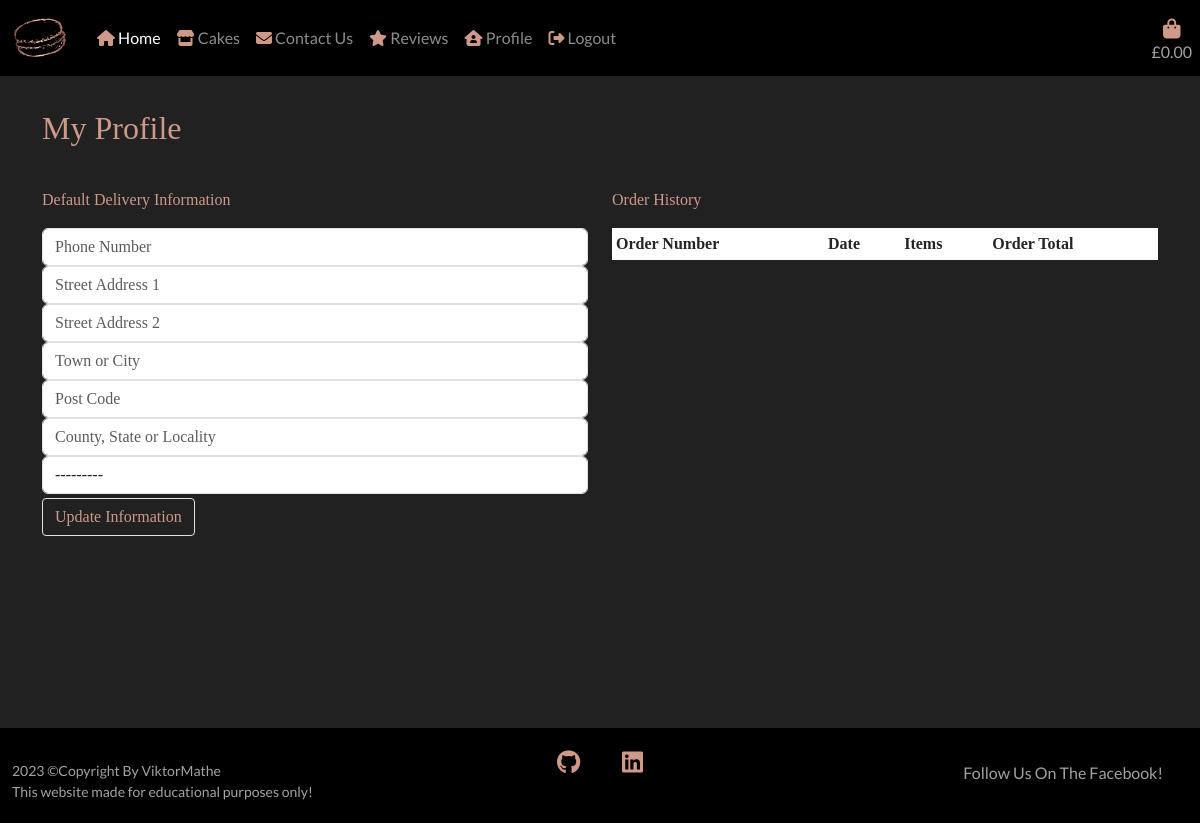
/profile/ (signed in), run on an earlier commit of the app's database.
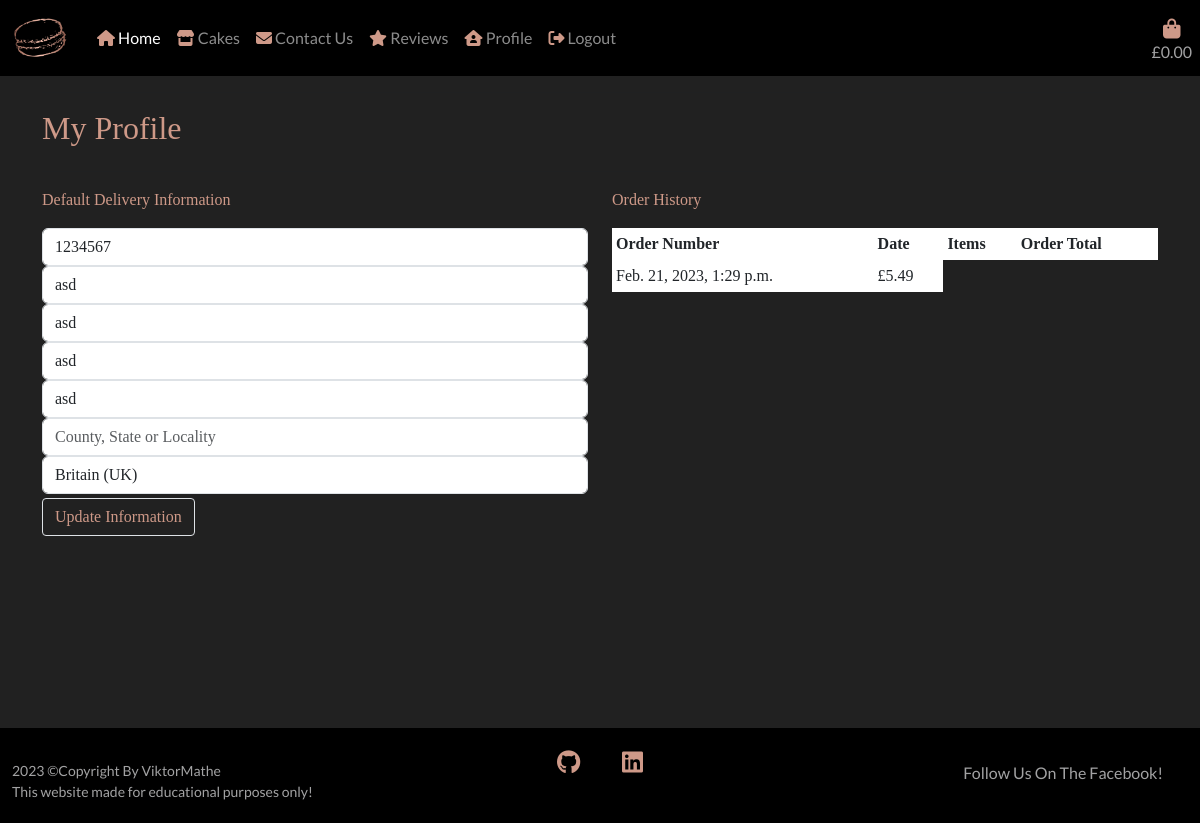
And on a later commit of the database.
### profiles/models.py (models this page shows, shortened)
class Profile(models.Model):
    user = models.OneToOneField(User, on_delete=models.CASCADE)
    default_phone_number = models.CharField(
        max_length=20, null=True, blank=True)
    default_address_1 = models.CharField(
        max_length=80, null=True, blank=True)
    default_address_2 = models.CharField(
        max_length=80, null=True, blank=True)
    default_city = models.CharField(
        max_length=40, null=True, blank=True)
    default_post_code = models.CharField(max_length=20, null=True, blank=True)
    default_county = models.CharField(max_length=80, null=True, blank=True)
    default_country = CountryField(
        blank_label='Country', null=True, blank=True)

### checkout/models.py (models this page shows, shortened)
class Checkout(models.Model):
    order_number = models.CharField(max_length=32, editable=False, null=False)
    full_name = models.CharField(max_length=64, blank=False, null=False)
    email_address = models.EmailField(max_length=254, blank=False, null=False)
    phone_number = models.CharField(max_length=24, blank=False, null=False)
    city = models.CharField(max_length=50, blank=False, null=False)
    address_1 = models.CharField(max_length=100, blank=False, null=False)
    address_2 = models.CharField(max_length=100, blank=True, null=True)
    county = models.CharField(max_length=50, blank=True, null=True)
    post_code = models.CharField(max_length=50, blank=False, null=False)
    country = CountryField(
        blank_label='Country *', blank=False, null=False)
    date = models.DateTimeField(auto_now_add=True)
    bag_total = models.DecimalField(
        max_digits=10, decimal_places=2, default=0, null=False)
    delivery = models.DecimalField(
        max_digits=6, decimal_places=2, default=0, null=False)
    order_total = models.DecimalField(
        max_digits=10, decimal_places=2, default=0, null=False)
    stripe_pid = models.CharField(
        max_length=254, blank=False, null=False, default='')
    profile = models.ForeignKey(
        Profile, on_delete=models.SET_NULL,
        null=True, blank=True, related_name='orders')

### profiles/views.py (the view)
# urls.py: path('', views.profile, name='profile'),
@login_required
def profile(request):
    profile = get_object_or_404(Profile, user=request.user)
    if request.method == 'POST':
        form = ProfileForm(request.POST, instance=profile)
        if form.is_valid():
            form.save()
            messages.success(
                request, 'Your profile information has been updated!')
    else:
        form = ProfileForm(instance=profile)
    orders = profile.orders.all()
    template = 'profile.html'
    context = {
        'form': form,
        'orders': orders,
        'on_profile_page': True
    }
    return render(request, template, context)

### profiles/forms.py
class ProfileForm(forms.ModelForm):
    class Meta:
        model = Profile
        exclude = ('user',)
    def __init__(self, *args, **kwargs):
        super().__init__(*args, **kwargs)
        placeholders = {
            'default_phone_number': 'Phone Number',
            'default_address_1': 'Street Address 1',
            'default_address_2': 'Street Address 2',
            'default_city': 'Town or City',
            'default_post_code': 'Post Code',
            'default_county': 'County, State or Locality',
        }
        self.fields['default_phone_number'].widget.attrs['autofocus'] = True
        for field in self.fields:
            if field != 'default_country':
                if self.fields[field].required:
                    placeholder = f'{placeholders[field]} *'
                else:
                    placeholder = placeholders[field]
                self.fields[field].widget.attrs['placeholder'] = placeholder
            self.fields[field].label = False

### bag/context.py (called while the page is built, shortened)
def bag_contents(request):
    bag_contents = []
    total = 0
    cake_count = 0
    bag = request.session.get('bag', {})
    if total < settings.FREE_DELIVERY:
        delivery_fee = total * Decimal(settings.DELIVERY_PERCENTAGE/100)
        free_delivery_delta = settings.FREE_DELIVERY - total
    else:
        delivery_fee = 0
        free_delivery_delta = 0
    order_total = delivery_fee + total
    context = {
        'bag_contents': bag_contents,
        'total': total,
        'cake_count': cake_count,
        'delivery_fee': delivery_fee,
        'free_delivery': settings.FREE_DELIVERY,
        'free_delivery_delta': free_delivery_delta,
        'order_total': order_total,
    }
    return context

### profiles/templates/profile.html (shortened to what this page needs)
{% extends "base.html" %}
{% load static %}
{% block content %}
    <div class="remove-bg"></div>
    <div class="container">
        <div class="row">
            <div class="col">
                <hr>
                <h2 class="text mb-4">My Profile</h2>
                <hr>
            </div>
        </div>
        <div class="row">
            <div class="col-12 col-lg-6">
                <p class="text">Default Delivery Information</p>
                <form class="mt-3 profile-update-form text" action="{% url 'profile' %}" method="POST" id="profile-update-form">
                    {{ form|crispy }}
                    <button class="btn rounded-1 text float-right border mt-1">Update Information</button>
                </form>
            </div>
            <div class="col-12 col-lg-6">
                <p class="text">Order History</p>
                <div class="order-history table-responsive text">
                    <table class="table text table-sm table-borderless">
                        <thead>
                            <tr>
                                <th>Order Number</th>
                                <th>Date</th>
                                <th>Items</th>
                                <th>Order Total</th>
                            </tr>
                        </thead>
                        <tbody>
                            {% for order in orders %}
                                <tr>
                                    <td>
                                        {{ order.date }}
                                    </td>
                                    <td>
                                        £{{ order.order_total }}
                                    </td>
                                </tr>
                            {% endfor %}
                        </tbody>
                    </table>
                </div>
            </div>
        </div>
{% endblock %}

### templates/base.html (shortened to what this page needs)
{% load static %}
<!doctype html>
<html lang="en">
<head>
  <link rel="stylesheet" href="https://cdn.jsdelivr.net/npm/bootstrap@5.3.0-alpha1/dist/css/bootstrap.min.css">
  <link rel="stylesheet" href="{% static 'css/base.css' %}">
</head>
<body>
  <header>
    <div class="container-fluid">
      <div class="row">
        <nav class="col p-2 navbar navbar-expand-lg bg-black" data-bs-theme="dark">
          <a class="navbar-brand d-none d-lg-flex" href="{% url 'home' %}">
            <img src="{{MEDIA_URL}}/nav-logo.png" alt="Logo" width="65" height="50">
          </a>
          <div class="collapse navbar-collapse" id="navbarSupportedContent">
            <div class="navbar-nav me-auto mb-2 mb-lg-0">
              <div class="nav-item">
                <a class="nav-link active" aria-current="page" href="{% url 'home' %}">
                  <i class="text fa-solid fa-house"></i>
                  Home
                </a>
              </div>
              <div class="nav-item">
                <a class="nav-link" href="{% url 'cakes' %}">
                  <i class=" text fa-solid fa-store"></i>
                  Cakes
                </a>
              </div>
              <div>
                <a class="nav-link" href="{% url 'contact_us' %}">
                  <i class="text fa-solid fa-envelope"></i>
                  Contact Us
                </a>
              </div>
              <div>
                <a class="nav-link" href="{% url 'reviews' %}">
                  <i class="text fa-solid fa-star"></i>
                  Reviews
                </a>
              </div>
              {% if request.user.is_authenticated %}
              <div>
                <a class="nav-link" href="{% url 'profile' %}">
                  <i class="text fa-solid fa-house-user"></i>
                  Profile
                </a>
              </div>
              <div>
                <a class="nav-link" href="{% url 'account_logout' %}">
                  <i class="text fa-solid fa-right-from-bracket"></i>
                  Logout</a>
              {% endif %}
            </div>
          </div>
        </nav>
      </div>
      <div class="position-absolute end-0 top-0 mt-lg-2 p-2 nav-item shopping-bag">
        <a class="{% if total %}font-weight-bold{% else %} {% endif %} nav-link" href="{% url 'bag_view' %}">
          <div class="text-center">
            <i class="text fas fa-bag-shopping fa-lg"></i>
            <p class="silver-text">
              {% if total %}
              £{{ total|floatformat:2 }}
              {% else %}
              £0.00
              {% endif %}
            </p>
          </div>
        </a>
      </div>
    </div>
  </header>
  <main>
    {% block content %}
    {% endblock %}
  </main>
  <div class="container-fluid mt-3 bg-black">
    <div class="row footer">
      <div class="col pt-3">
        <small class="silver-text float-start mt-3">2023 &copy;Copyright By ViktorMathe
          <br>
          This website made for educational purposes only!
        </small>
      </div>
      <div class="col text-center pt-3">
        <a href="https://github.com/ViktorMathe/roxys-cakes" target="_blank" class="social"><i class="text fab fa-github"></i></a>
        <a href="https://www.linkedin.com/in/viktor-mathe-23a3b1231/" target="_blank" class="social"><i
            class="text fab fa-linkedin"></i></a>
      </div>
      <div class="col px-0 m-0">
        <a href="https://www.facebook.com/profile.php?id=100090725342238" target="_blank" class="facebook btn silver-text pt-3 float-end text-end mt-md-3">Follow Us On The Facebook!</a>
      </div>
    </div>
  </div>
</body>
</html>

### static/css/base.css (style rules this page uses)
html { height: 100%; }
body { background: url('/media/macaron_background.png') fixed center center no-repeat; background-size: cover; height: calc(100vh - 164px); font-family: 'Lato', sans-serif; }
main { position: relative; min-height: calc(100vh - 164px); }
header { background-color: black; }
.silver-text { color: #a2a2a3; }
.remove-bg { height: 100%; width: 100%; top: 0; left: 0; position: fixed; background: #212121; z-index: -1; }
.text { color: #ce9988; font-family: Italic; }
.footer { width: 100%; height: 95px; }
.social { margin: 3%; padding: 8px; font-size: x-large; align-items: center; }

What changed in the data, as far as the page shows it:
changed Profile: default_phone_number (not shown) → "1234567"; default_address_1 (not shown) → "asd"; default_address_2 (not shown) → "asd"; default_city (not shown) → "asd"; default_post_code (not shown) → "asd"; default_country "---------" → "Britain (UK)"
added Checkout: date "Feb. 21, 2023, 1:29 p.m.", order_total "5.49"
